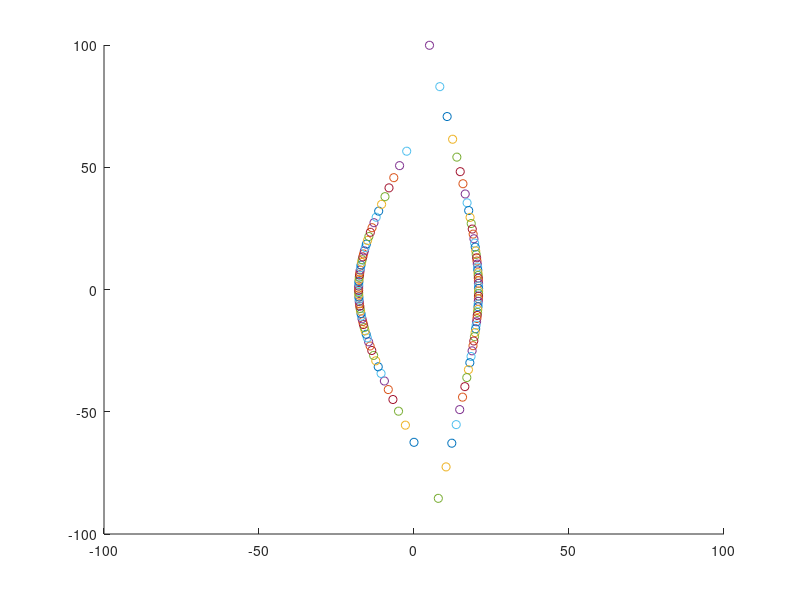

This chart was generated by the following MATLAB code:
 clear all;
 clc;
 
box_center = [0 0];
rho=25;
for t=0:0.05:3.14
    
    angular_rho =-rho/(0.4+sin(t));
    scatter(angular_rho*sin(t),angular_rho*cos(t));
    hold on;
    angular_rho =rho/(0.2+sin(t));
    scatter(angular_rho*sin(t),angular_rho*cos(t));
    hold on;
end
xlim([-100, 100]);
ylim([-100, 100]);
